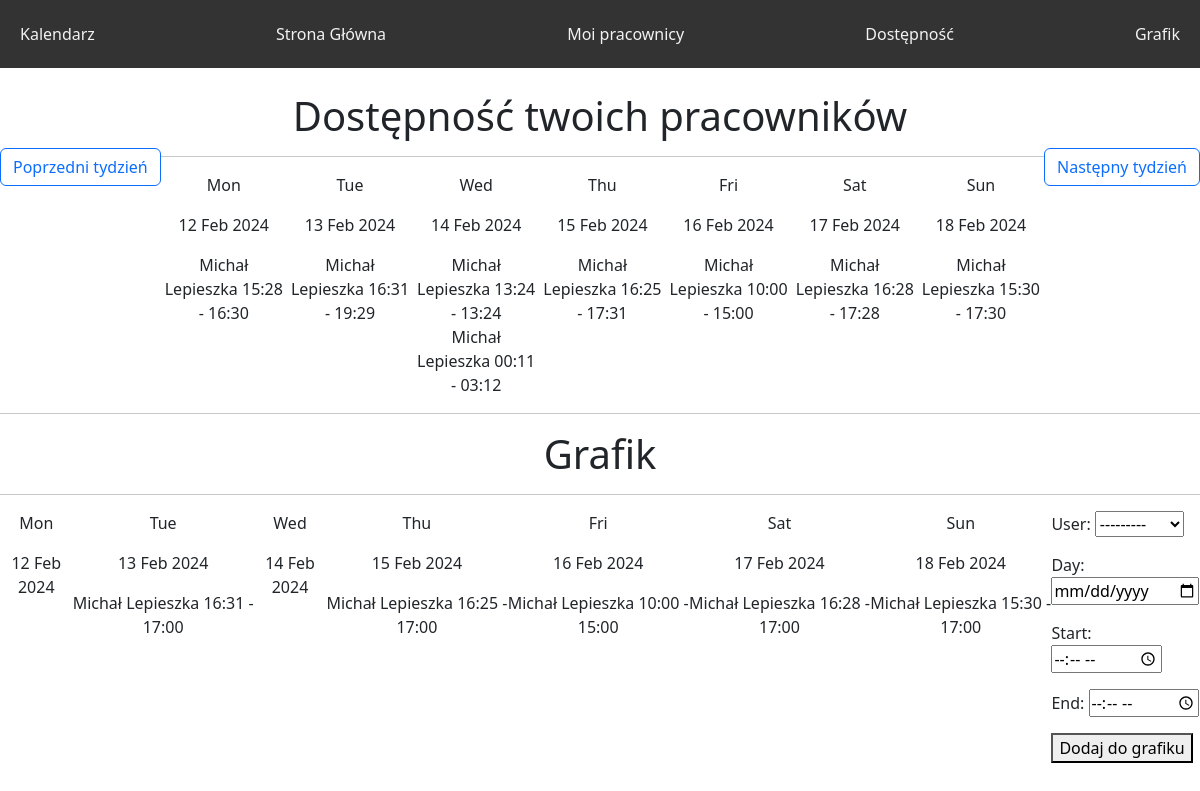
Screenshot of /schedule/timetable/?week_offset=-1 (signed in) with the database file from the repository.
### base/models.py (models this page shows, shortened)
class Availability(models.Model):
    availability_day = models.DateField()
    availability_start = models.TimeField()
    availability_end = models.TimeField()
    user = models.ForeignKey(User, on_delete=models.CASCADE)
    upload = models.BooleanField(default=False, blank=True, null=True)

class Timetable(models.Model):
    day = models.DateField()
    start = models.TimeField()
    end = models.TimeField()
    user = models.ForeignKey(User, on_delete=models.CASCADE)

### schedule/views.py (the view, shortened to what this page needs)
# urls.py: path('timetable/', TimetableView.as_view(), name='timetable'),
class TimetableView(LoginRequiredMixin, ListView):
    template_name = 'schedule/timetable.html'
    model = Availability
    context_object_name = 'availabilities'
    form_class = TimetableForm
    @method_decorator(check_user_able_to_see_page)
    def dispatch(self, *args, **kwargs):
        return super().dispatch(*args, **kwargs)
    def get_queryset(self):
        return Availability.objects.filter(upload=True)
    def get_context_data(self, *args, **kwargs):
        context = super().get_context_data(**kwargs)
        week_offset = int(self.request.GET.get('week_offset', 0))
        today = datetime.now() + timedelta(weeks=week_offset)
        week_dates = get_week_dates(today)
        context['week_dates'] = {date: [] for date in week_dates}
        context['prev_week_url'] = prev_week(today, week_offset)
        context['next_week_url'] = next_week(today, week_offset)
        week_dates_timetable = get_week_dates(today)
        context['week_dates_timetable'] = {date: [] for date in week_dates_timetable}
        availabilities = self.get_queryset()
        timetables = Timetable.objects.all()
        context['timetables'] = timetables
        for availability in availabilities:
            if availability.availability_day in context['week_dates']:
                context['week_dates'][availability.availability_day].append(availability)
        for timetable in timetables:
            if timetable.day in context['week_dates_timetable']:
                context['week_dates_timetable'][timetable.day].append(timetable)
        if 'form' not in context:
            context['form'] = self.form_class()
        return context

### base/forms.py
class TimetableForm(forms.ModelForm):
    class Meta:
        model = Timetable
        widgets = {
            'day': forms.DateInput(attrs={'type': 'date'}),
            'start': forms.TimeInput(attrs={'type': 'time'}, format='%H:%M'),
            'end': forms.TimeInput(attrs={'type': 'time'}, format='%H:%M'),
        }
        fields = ['user', 'day', 'start', 'end']

### schedule/utils.py (called while the page is built)
def get_week_dates(date):
    start_of_week = date.date() - timedelta(days=date.weekday())
    week_dates = [start_of_week + timedelta(days=i) for i in range(7)]
    return week_dates

### schedule/views.py (called while the page is built)
def prev_week(d, week_offset):
    return 'week_offset=' + str(week_offset - 1)

def next_week(d, week_offset):
    return 'week_offset=' + str(week_offset + 1)

### schedule/templates/schedule/timetable.html (shortened to what this page needs)
{% extends 'schedule/base.html' %}
{% block content %}
<center><h1>Dostępność twoich pracowników</h1></center>
<div>
    <a class="btn btn-outline-primary left" href="?{{ prev_week_url }}">Poprzedni tydzień</a>
    <a class="btn btn-outline-primary right" href="?{{ next_week_url }}">Następny tydzień</a>
</div>
<hr>
<div class="week-calendar" style="display: flex; justify-content: space-around;">
    {% for date, availabilities in week_dates.items %}
    <div>
        <p>{{ date|date:"D" }}</p>
        <p>{{ date|date:"d M Y" }}</p>
        {% for availability in availabilities %}
            <li>{{ availability.user.first_name }} {{ availability.user.last_name }} {{ availability.availability_start|date:"H:i" }} - {{ availability.availability_end|date:"H:i" }}</li>
        {% endfor %}
    </div>
    {% endfor %}
</div>
<hr>
<center><h1>Grafik</h1></center>
<hr>
<div class="week-calendar" style="display: flex; justify-content: space-around;">
    {% for date, timetables in week_dates_timetable.items %}
    <div>
        <p>{{ date|date:"D" }}</p>
        <p>{{ date|date:"d M Y" }}</p>
        {% for timetable in timetables %}
            <li>{{ timetable.user.first_name }} {{ timetable.user.last_name }} {{ timetable.start|date:"H:i" }} - {{ timetable.end|date:"H:i" }}</li>
        {% endfor %}
        </div>
    {% endfor %}
<form method="post">
    {{ form.as_p }}
    <button type="submit">Dodaj do grafiku</button>
</form>
{% endblock %}

### schedule/static/schedule/style.css (style rules this page uses)
.left { float: left; }
.right { float: right; }
.week-calendar { display: flex; justify-content: space-around; list-style: none; padding: 0; }
.week-calendar div { text-align: center; }

### rows the page displays
Availability: date "Mon", availability_day "12 Feb 2024", user.first_name "Michał", user.last_name "Lepieszka", availability_start "15:28", availability_end "16:30"
Availability: date "Tue", availability_day "13 Feb 2024", user.first_name "Michał", user.last_name "Lepieszka", availability_start "16:31", availability_end "19:29"
Availability: date "Wed", availability_day "14 Feb 2024", user.first_name "Michał", user.last_name "Lepieszka", availability_start "13:24", availability_end "13:24"
Availability: user.first_name "Michał", user.last_name "Lepieszka", availability_start "00:11", availability_end "03:12"
Availability: date "Thu", availability_day "15 Feb 2024", user.first_name "Michał", user.last_name "Lepieszka", availability_start "16:25", availability_end "17:31"
Availability: date "Fri", availability_day "16 Feb 2024", user.first_name "Michał", user.last_name "Lepieszka", availability_start "10:00", availability_end "15:00"
Availability: date "Sat", availability_day "17 Feb 2024", user.first_name "Michał", user.last_name "Lepieszka", availability_start "16:28", availability_end "17:28"
Availability: date "Sun", availability_day "18 Feb 2024", user.first_name "Michał", user.last_name "Lepieszka", availability_start "15:30", availability_end "17:30"
Timetable: date "Tue", day "13 Feb 2024", user.first_name "Michał", user.last_name "Lepieszka", start "16:31", end "17:00"
Timetable: date "Thu", day "15 Feb 2024", user.first_name "Michał", user.last_name "Lepieszka", start "16:25", end "17:00"
Timetable: date "Fri", day "16 Feb 2024", user.first_name "Michał", user.last_name "Lepieszka", start "10:00", end "15:00"
Timetable: date "Sat", day "17 Feb 2024", user.first_name "Michał", user.last_name "Lepieszka", start "16:28", end "17:00"
Timetable: date "Sun", day "18 Feb 2024", user.first_name "Michał", user.last_name "Lepieszka", start "15:30", end "17:00"

### other values shown
{{ date|date:"D" }} "Mon" "Wed"
{{ date|date:"d M Y" }} "12 Feb 2024" "14 Feb 2024"
